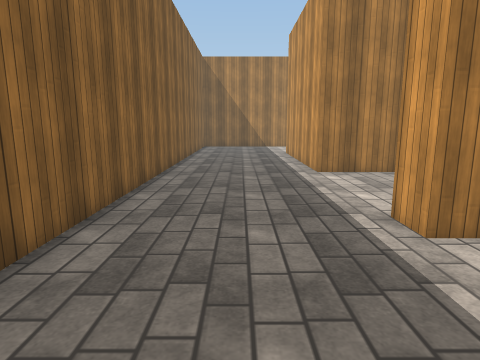
View 1 (above)

18 first-person views from a walk through a 3-D level made in the Unity game engine. The camera is 1.5 m above the floor, tilts 10° down and sees 75° across. The floor is counted in squares, 1 m on a side. Each view is taken from the middle of a square. On the plan, view 1 faces up. The plan holds only what a view shows up to about 15 squares ahead; the rest is blank. The place goes on beyond the plan. The player is left out. Surface patterns are stand-ins for the level's own textures.

View 2
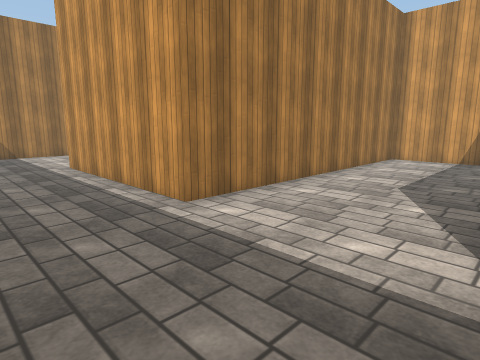

View 3
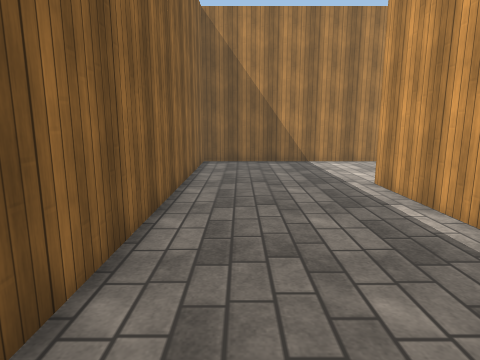

View 4
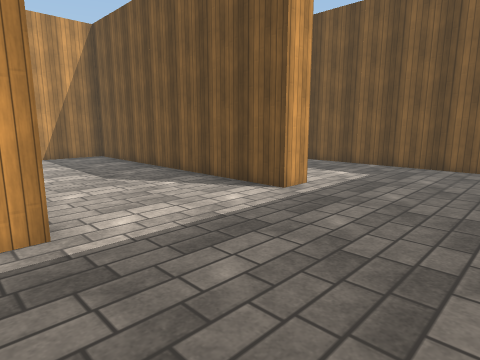

View 5
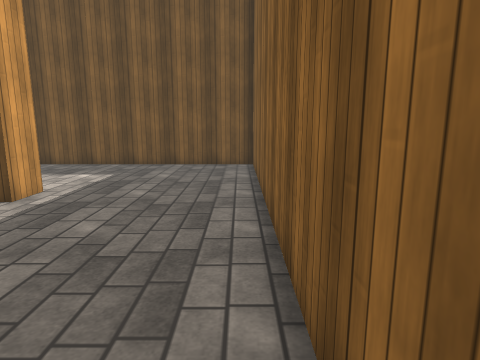

View 6
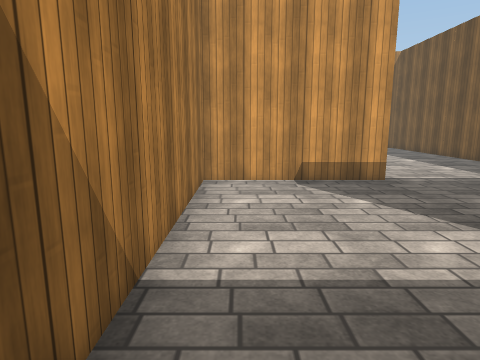

View 7
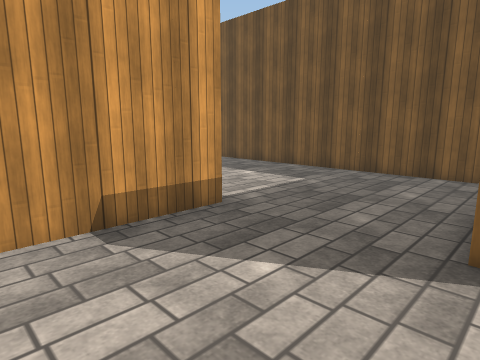

View 8
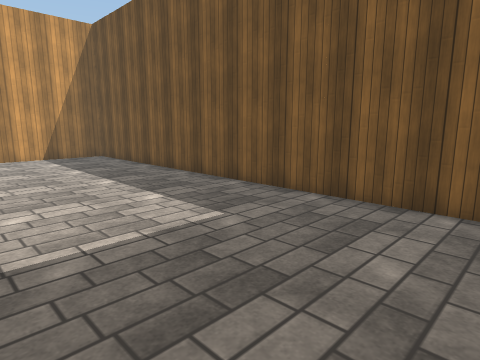

View 9
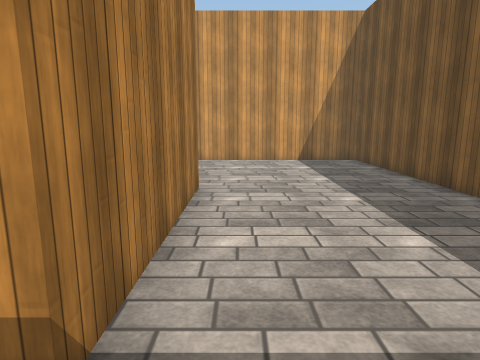

View 10
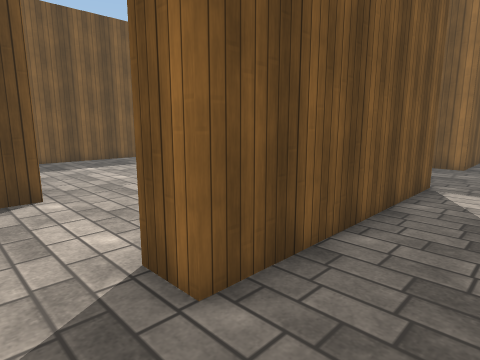

View 11
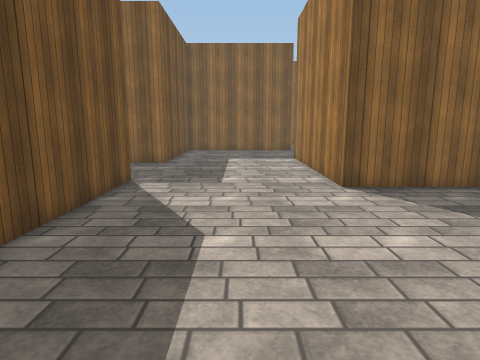

View 12
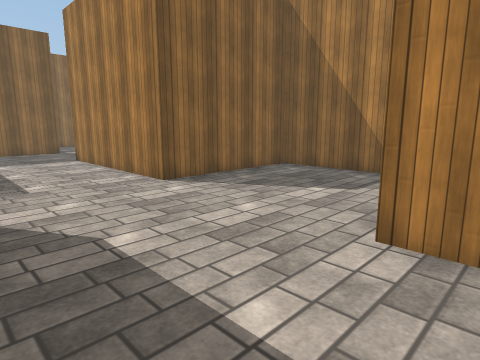

View 13
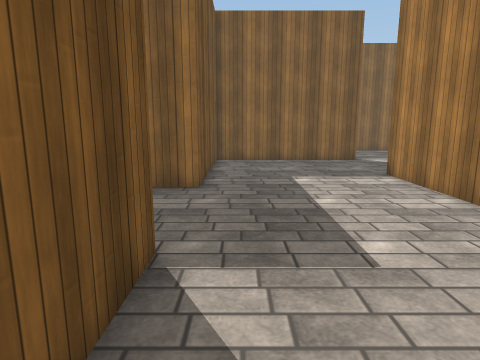

View 14
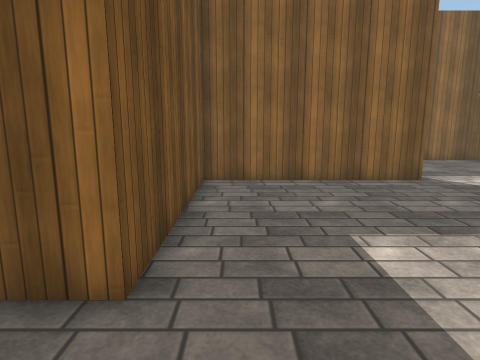

View 15
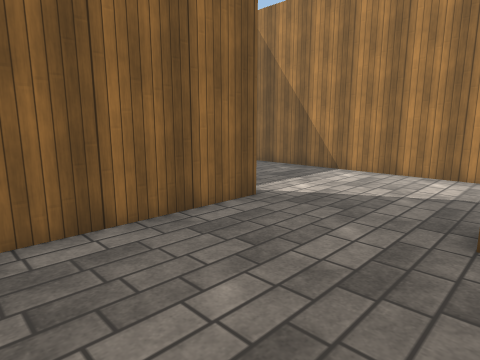

View 16
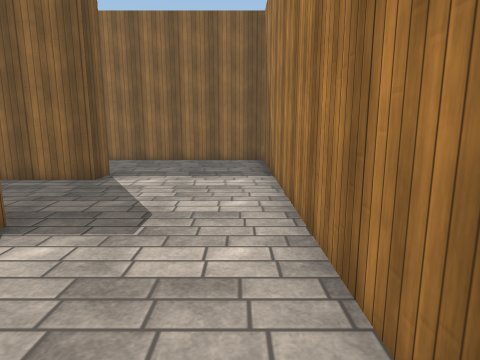

View 17
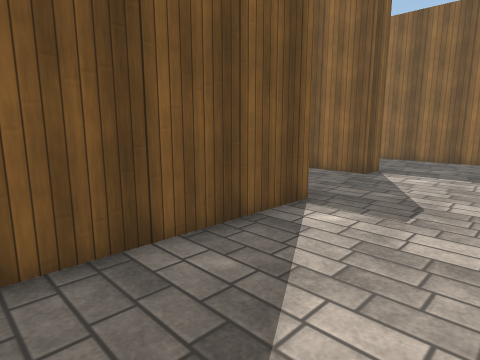

View 18
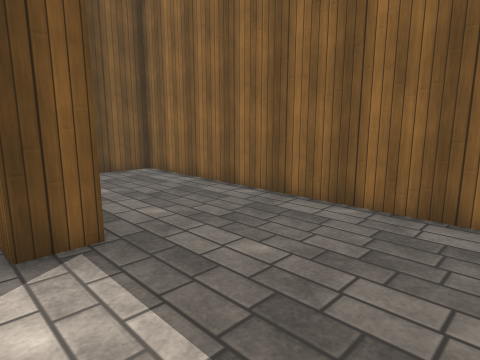

### Floor plan
Points are (right, up) in squares from view 1. A wall is a line through its corners. A room is listed if a view was taken in it or the views show most of it. See-through windows are left out.
Room 1 (views 1, 2, 3, 4, 5, 6, 7, 8, 9)
walls: (4.2, 11) (19.5, 11) (19.5, 18) (20.2, 18); (3.2, 4) (2.5, 4) (2.5, 5) (13.5, 5) (13.5, 10) (2.5, 10) (2.5, 17); (13.5, 17) (7.5, 17) (7.5, 22) (-2.5, 22) (-2.5, -1) (5.8, -1)
ways out: opening at (20.5, 22.5) to room 2
Room 2 (views 10, 11, 12, 13, 14, 15, 16, 17, 18)
walls: (6.4, 29.5) (11.6, 29.5); (12.4, 23) (19.5, 23) (19.5, 22); (9.9, 34) (-2.5, 34) (-2.5, 23) (-0.8, 23); (1.4, 29) (2.5, 29) (2.5, 23) (8.5, 23) (8.5, 21.5); (17.4, 34) (13.5, 34) (13.5, 28.5) (6.5, 28.5); (20.6, 28) (19.5, 28)
ways out: opening at (20.5, 22.5) to room 1

Positions as (right, up) in squares from view 1, and headings:
1: (0, 0), facing up
2: (-1, 5), facing up-right
3: (-1, 9), facing up
4: (-2, 11), facing down-right
5: (-2, 11), facing down
6: (-1, 21), facing right
7: (3, 21), facing down-right
8: (4, 17), facing down-right
9: (6, 16), facing right
10: (21, 25), facing down-left
11: (21, 26), facing left
12: (21, 24), facing up-left
13: (16, 24), facing left
14: (11, 24), facing left
15: (7, 24), facing up-left
16: (11, 33), facing left
17: (12, 33), facing down-left
18: (3, 33), facing down-left
